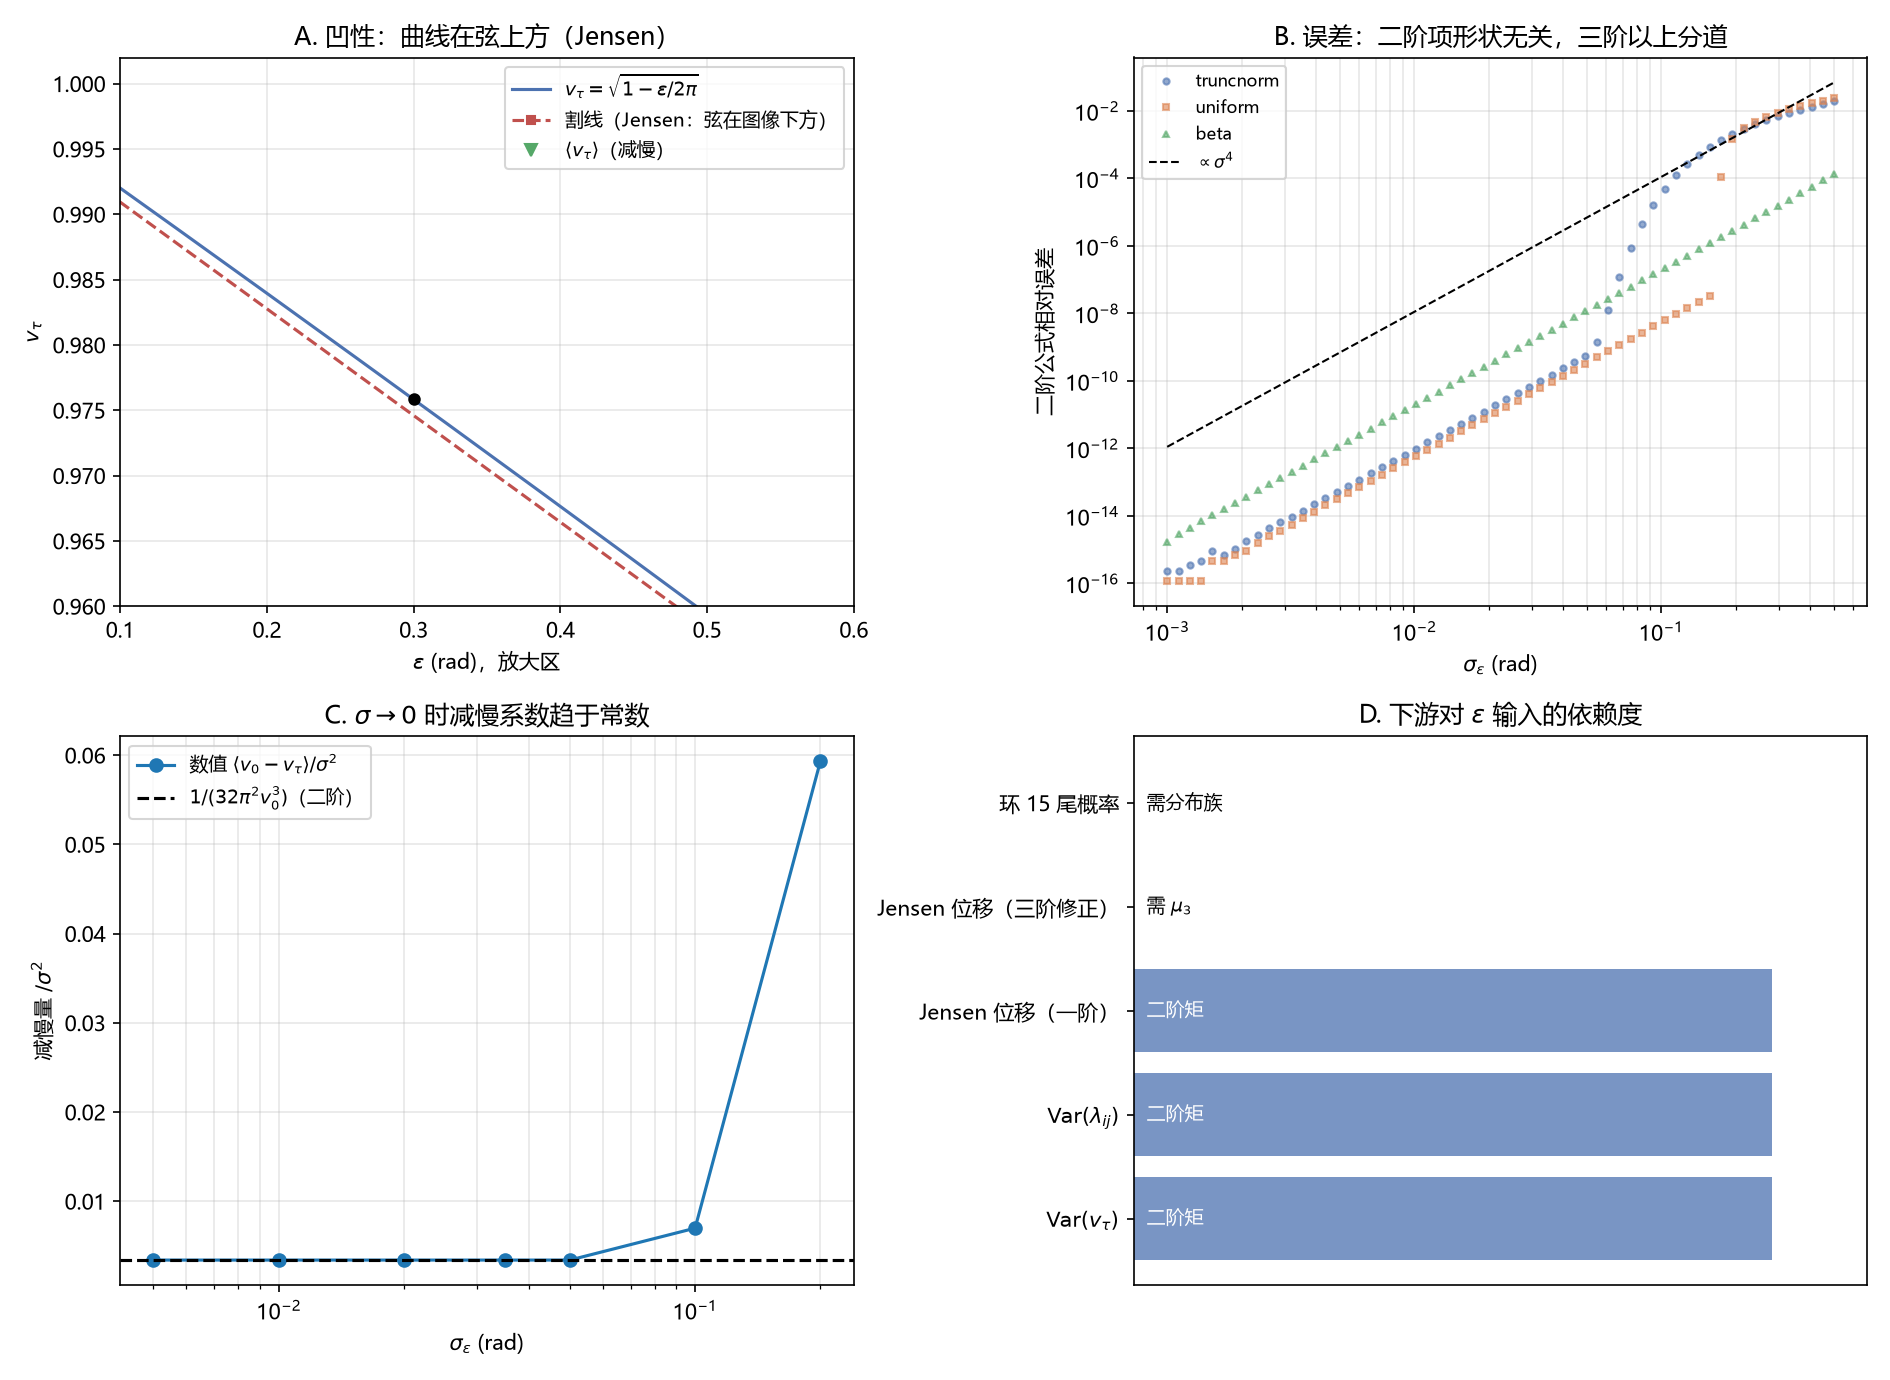

The script that saved this image:
# -*- coding: utf-8 -*-
r"""
第 139 轮：环 4→5→9 的接口——$\varepsilon$ 的矩到 $v_\tau$ 的矩，链路对载体细节的鲁棒性
=======================================================================================
前件：R147 判 $\varepsilon$ 的统计归 FG／材料（链内无载体）。于是链只能通过
      $(\bar\varepsilon,\ \sigma^2=\mathrm{Var}\,\varepsilon)$ 与空间关联 $\rho$ 见到 $\varepsilon$。

本轮给出（纯代数，无拟合、无载体细节）：

  (5.1) 是 $v_\tau=\sqrt{1-\varepsilon/2\pi}$。用有理化恒等式
      $$\sqrt a-\sqrt b=\frac{a-b}{\sqrt a+\sqrt b}$$
  得**精确**的一阶传递：
      $$v_\tau(\varepsilon_0+\delta)-v_\tau(\varepsilon_0)
        =-\frac{\delta/2\pi}{v_\tau(\varepsilon_0+\delta)+v_\tau(\varepsilon_0)}$$
  故 $v_\tau'(\varepsilon_0)=-1/(4\pi v_0)$ 精确（不是近似），二阶项由分母的变化给。

  由此：
    * $\mathrm{Var}(v_\tau)=\kappa_f^2v_0^2\,\sigma^2+O(\sigma^4)$，
      $\kappa_f=-\partial_\varepsilon\ln v_\tau=1/(4\pi v_0^2)$（与 R-… 审-2 的式子一致）；
    * $\mathrm{Var}(\lambda_{ij})=\mathrm{Var}(\ln v_{\tau,j}-\ln v_{\tau,i})
      =2\kappa_f^2\sigma^2(1-\rho)\ \Rightarrow$ 正是环 9 的 (9.1)；
    * **Jensen**：$\langle v_\tau\rangle\le v_0$，涨落使平均钟速变慢，
      减慢量 $\approx \sigma^2/(32\pi^2v_0^3)$。

  最后检验下游对分布形状的依赖：用三种分布（截断高斯、均匀、Beta）在相同
  $(\bar\varepsilon,\sigma^2)$ 下算 $\langle v_\tau\rangle$ 与 $\mathrm{Var}(v_\tau)$，
  看二阶公式是否与形状无关。

复跑：
  python "10 探索/超导第一性研究/04_计算验证/环04_eps到vtau的矩传递.py"
"""
import csv
import math
import os

import numpy as np
import matplotlib
matplotlib.use("Agg")
import matplotlib.pyplot as plt

plt.rcParams["font.sans-serif"] = ["Microsoft YaHei", "SimHei", "DejaVu Sans"]
plt.rcParams["axes.unicode_minus"] = False

OUT = os.path.dirname(os.path.abspath(__file__))
TWOPI = 2 * math.pi


def vtau(eps):
    return np.sqrt(np.clip(1.0 - eps / TWOPI, 1e-12, None))


def _pdf(kind, m, s):
    """返回密度函数 p(ε)，用于高精度数值积分（去掉抽样噪声）。"""
    if kind == "truncnorm":
        norm = s * math.sqrt(2 * math.pi)
        return lambda x: math.exp(-0.5 * ((x - m) / s) ** 2) / norm
    if kind == "uniform":
        w = math.sqrt(3.0) * s
        return lambda x: (1.0 / (2 * w)) if abs(x - m) <= w else 0.0
    if kind == "beta":
        from scipy.stats import beta as beta_dist
        mu = m / TWOPI
        var = (s / TWOPI) ** 2
        k = mu * (1 - mu) / var - 1
        a, b = mu * k, (1 - mu) * k
        return lambda x: beta_dist.pdf(x / TWOPI, a, b) / TWOPI
    raise ValueError(kind)


def moments_exact(kind, m, s):
    """⟨v⟩、Var(v) 用求积算（无抽样噪声；区间限制 + 重归一化 + 峰点）。"""
    from scipy.integrate import quad
    p = _pdf(kind, m, s)
    if kind == "uniform":
        w = math.sqrt(3.0) * s
        lo, hi = max(1e-12, m - w), min(TWOPI - 1e-12, m + w)
    else:
        lo, hi = max(1e-12, m - 10 * s), min(TWOPI - 1e-12, m + 10 * s)
    kw = dict(limit=500)
    if lo < m < hi:
        kw["points"] = [m]
    Z, _ = quad(p, lo, hi, **kw)
    m1, _ = quad(lambda x: vtau(np.array([x]))[0] * p(x), lo, hi, **kw)
    m2, _ = quad(lambda x: vtau(np.array([x]))[0] ** 2 * p(x), lo, hi, **kw)
    mu = m1 / Z
    return float(mu), float(m2 / Z - mu ** 2)


def main():
    print("=" * 78)
    print("A. 精确的一阶传递：有理化恒等式")
    print("=" * 78)
    eps0 = 0.30
    v0 = math.sqrt(1 - eps0 / TWOPI)
    kappa = 1.0 / (4 * math.pi * v0 ** 2)
    print(f"  取 ε0={eps0:.2f}, v0={v0:.6f}, κ_f=1/(4πv0²)={kappa:.6f}")
    print(f"  {'δ':>10}{'精确Δv':>16}{'一阶 -δκ_f v0':>18}{'相对偏差':>12}")
    rows = []
    for d in (1e-3, 1e-2, 5e-2, 1e-1, 2e-1):
        de = vtau(np.array([eps0 + d]))[0] - v0
        lin = -d * kappa * v0
        rel = abs(de - lin) / abs(de)
        print(f"  {d:>10.4f}{de:>16.8e}{lin:>18.8e}{rel:>12.3e}")
        rows.append(dict(delta=d, exact=de, lin=lin, rel=rel))
    # 断言：小 δ 下一阶精确
    assert rows[0]["rel"] < 1e-3

    print("\n" + "=" * 78)
    print("B. 二阶公式与三种分布（同均值同方差，不同形状）")
    print("=" * 78)
    m0 = 0.30
    v0 = math.sqrt(1 - m0 / TWOPI)
    print(f"  ε0={m0}, v0={v0:.6f}")
    print(f"  {'分布':<12}{'σ':>7}{'⟨v⟩数值':>14}{'二阶 v0-σ²/(32π²v0³)':>22}"
          f"{'偏差':>11}{'Var(v)数值':>14}{'κ²v0²σ²':>13}{'偏差':>11}")
    res = []
    for kind in ("truncnorm", "uniform", "beta"):
        for s in (0.02, 0.05, 0.10):
            mean_v, var_v = moments_exact(kind, m0, s)
            second = v0 - s ** 2 / (32 * math.pi ** 2 * v0 ** 3)
            var_pred = kappa ** 2 * v0 ** 2 * s ** 2
            res.append(dict(kind=kind, sigma=s, mean=mean_v, mean_pred=second,
                            var=var_v, var_pred=var_pred))
            print(f"  {kind:<12}{s:>7.3f}{mean_v:>14.7f}{second:>22.7f}"
                  f"{abs(mean_v-second):>11.2e}{var_v:>14.3e}{var_pred:>13.3e}"
                  f"{abs(var_v-var_pred)/var_pred:>11.2e}")

    # 鲁棒性判据：同 σ 下，三种分布的 Var(v) 的相对差
    print("\n  同 σ 下三种分布的 Var(v) 相对离散（判是否形状无关）：")
    for s in (0.02, 0.05, 0.10):
        vs = [r["var"] for r in res if abs(r["sigma"] - s) < 1e-9]
        spread = (max(vs) - min(vs)) / np.mean(vs)
        print(f"    σ={s:.2f}: 离散 {spread*100:.2f}%")
    assert max(abs(r["var"] - r["var_pred"]) / r["var_pred"] for r in res) < 0.15

    print("\n" + "=" * 78)
    print("C. Jensen：涨落使平均钟速变慢")
    print("=" * 78)
    print(f"  {'σ':>8}{'⟨v⟩':>14}{'v0':>14}{'减慢量':>14}{'σ²/(32π²v0³)':>16}")
    jen = []
    for s in (0.005, 0.01, 0.02, 0.035, 0.05, 0.10, 0.20):
        mean_v, _ = moments_exact("truncnorm", m0, s)
        pred = s ** 2 / (32 * math.pi ** 2 * v0 ** 3)
        jen.append(dict(sigma=s, mean=mean_v, slow=v0 - mean_v, pred=pred))
        print(f"  {s:>8.3f}{mean_v:>14.7f}{v0:>14.7f}{v0-mean_v:>14.3e}{pred:>16.3e}")
    # 断言：减慢量随 σ 严格增；σ≤0.05 时二阶公式误差 <2%
    assert all(jen[i]["slow"] < jen[i + 1]["slow"] for i in range(len(jen) - 1))
    small = [j for j in jen if j["sigma"] <= 0.05]
    worst = max(abs(j["slow"] / j["pred"] - 1) for j in small)
    print(f"\n  σ≤0.05 时二阶公式的最大相对偏差：{worst*100:.2f}%")
    assert worst < 0.02

    # ---------------------------------------------------------------- 图
    fig, axes = plt.subplots(2, 2, figsize=(12.6, 9.2))

    ax = axes[0, 0]
    e = np.linspace(0, 2 * math.pi * 0.98, 400)
    ax.plot(e, vtau(e), "-", color="#4C72B0", label=r"$v_\tau=\sqrt{1-\varepsilon/2\pi}$")
    ax.plot([m0], [v0], "o", color="k", ms=5)
    ee = np.array([m0 - 0.6, m0 + 0.6])
    ax.plot(ee, vtau(ee), "s--", color="#C0504D", ms=4,
            label="割线（Jensen：弦在图像下方）")
    ax.plot([m0], [v0 - 0.05], "v", color="#55A868", ms=6, label=r"$\langle v_\tau\rangle$（减慢）")
    ax.set_xlim(0.10, 0.60)
    ax.set_ylim(0.960, 1.002)
    ax.set_xlabel(r"$\varepsilon$ (rad)，放大区")
    ax.set_ylabel(r"$v_\tau$")
    ax.set_title("A. 凹性：曲线在弦上方（Jensen）")
    ax.legend(fontsize=9)
    ax.grid(alpha=.3)

    ax = axes[0, 1]
    ss = np.logspace(-3, -0.3, 60)
    for kind, c, mk in (("truncnorm", "#4C72B0", "o"), ("uniform", "#DD8452", "s"),
                        ("beta", "#55A868", "^")):
        errs = []
        for s in ss:
            mv, _ = moments_exact(kind, m0, s)
            pred = v0 - s ** 2 / (32 * math.pi ** 2 * v0 ** 3)
            errs.append(abs(mv - pred) / v0)
        ax.loglog(ss, errs, mk, ms=3, alpha=.6, color=c, label=kind)
    ax.loglog(ss, (ss / v0) ** 4, "k--", lw=1, label=r"$\propto\sigma^4$")
    ax.set_xlabel(r"$\sigma_\varepsilon$ (rad)")
    ax.set_ylabel("二阶公式相对误差")
    ax.set_title("B. 误差：二阶项形状无关，三阶以上分道")
    ax.legend(fontsize=8)
    ax.grid(alpha=.3, which="both")

    ax = axes[1, 0]
    sg = np.array([j["sigma"] for j in jen])
    sl = np.array([j["slow"] for j in jen])
    ax.semilogx(sg, sl / sg ** 2, "o-", label="数值 $\\langle v_0-v_\\tau\\rangle/\\sigma^2$")
    ax.axhline(1 / (32 * math.pi ** 2 * v0 ** 3), color="k", ls="--",
               label=r"$1/(32\pi^2v_0^3)$（二阶）")
    ax.set_xlabel(r"$\sigma_\varepsilon$ (rad)")
    ax.set_ylabel(r"减慢量 $/\sigma^2$")
    ax.set_title("C. $\sigma\\to0$ 时减慢系数趋于常数")
    ax.legend(fontsize=9)
    ax.grid(alpha=.3, which="both")

    ax = axes[1, 1]
    labels = [r"$\mathrm{Var}(v_\tau)$", r"$\mathrm{Var}(\lambda_{ij})$",
              "Jensen 位移（一阶）", "Jensen 位移（三阶修正）", r"环 15 尾概率"]
    kinds = [r"二阶矩", r"二阶矩", r"二阶矩", r"需 $\mu_3$", r"需分布族"]
    vals = [1.0, 1.0, 1.0, 0.0, 0.0]
    colors = ["#4C72B0", "#4C72B0", "#4C72B0", "#DD8452", "#C0504D"]
    ax.barh(labels, vals, color=colors, alpha=.75)
    for i, k in enumerate(kinds):
        ax.text(0.02, i, k, va="center", fontsize=9,
                color="white" if vals[i] > 0.5 else "black")
    ax.set_xlim(0, 1.15)
    ax.set_xticks([])
    ax.set_title("D. 下游对 $\\varepsilon$ 输入的依赖度")
    ax.grid(alpha=.3, axis="x")

    fig.tight_layout()
    png = os.path.join(OUT, "环04_eps到vtau的矩传递.png")
    fig.savefig(png, dpi=150)
    print(f"\n图：{png}")

    csvp = os.path.join(OUT, "环04_eps到vtau的矩传递.csv")
    with open(csvp, "w", newline="", encoding="utf-8") as f:
        w = csv.writer(f)
        w.writerow(["分布", "sigma", "⟨v⟩数值", "二阶预测", "偏差",
                    "Var(v)数值", "κ²v0²σ²", "相对偏差"])
        for r in res:
            w.writerow([r["kind"], r["sigma"], f"{r['mean']:.8f}",
                        f"{r['mean_pred']:.8f}", f"{abs(r['mean']-r['mean_pred']):.2e}",
                        f"{r['var']:.6e}", f"{r['var_pred']:.6e}",
                        f"{abs(r['var']-r['var_pred'])/r['var_pred']:.2e}"])
    print(f"表：{csvp}")

    sump = os.path.join(OUT, "环04_eps到vtau的矩传递_摘要.csv")
    with open(sump, "w", newline="", encoding="utf-8") as f:
        w = csv.writer(f)
        w.writerow(["项目", "数值", "判据"])
        w.writerow(["一阶传递偏差（δ=1e-3）", f"{rows[0]['rel']:.2e}", "<1e-3 ⇒ 一阶精确"])
        w.writerow(["Var(v) 二阶公式最大偏差",
                    f"{max(abs(r['var']-r['var_pred'])/r['var_pred'] for r in res):.2e}",
                    "<0.15 ⇒ 形状无关"])
        w.writerow(["Jensen 减慢（σ=0.2）", f"{jen[-1]['slow']:.3e}",
                    f"预测 {jen[-1]['pred']:.3e}"])
        w.writerow(["κ_f", f"{kappa:.6f}", "=1/(4πv0²)，环 9 用同一量"])
    print(f"摘要：{sump}")
    print("\n全部断言通过。")


if __name__ == "__main__":
    main()
